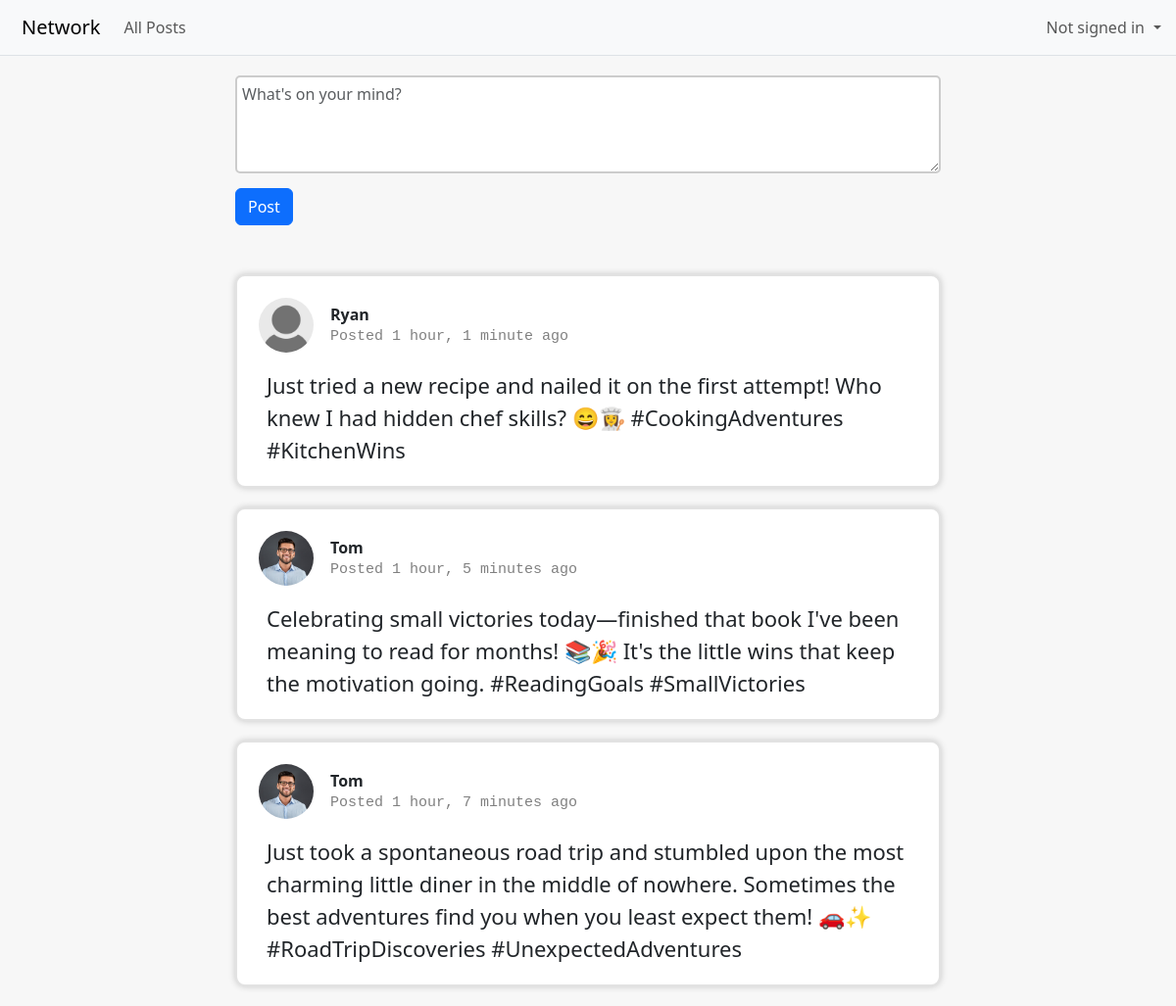
The page / on the database its author committed.
### network/models.py (models this page shows, shortened)
class Post(models.Model):
    user = models.ForeignKey(User, on_delete=models.CASCADE, related_name="posts")
    timestamp = models.DateTimeField(auto_now_add=True)
    body = models.TextField(blank=False)
    likes = models.IntegerField(default=0)

class User(AbstractUser):
    pass

class Profile(models.Model):
    user = models.OneToOneField(User, on_delete=models.CASCADE, related_name="profile")
    name = models.CharField(max_length=200, null=True, blank=True)
    bio = models.TextField(null=True, blank=True)
    picture = models.ImageField(upload_to='profile-pics', default='profile-pics/default.jpg')

### network/views.py (the view)
# urls.py: path("", views.index, name="index"),
def index(request):
    if request.method == "POST":
        posting_user = request.user
        post_body = request.POST.get('post-body')
        post = Post(user=posting_user, body=post_body)
        post.save()
        return render(request, "network/index.html", {
            "posts": Post.objects.all().order_by('-timestamp')
        })
    else:
        return render(request, "network/index.html", {
            "posts": Post.objects.all().order_by('-timestamp')
        })

### network/templates/network/index.html (shortened to what this page needs)
{% extends "network/layout.html" %}
{% block body %}
    <div class="all-content">
        <div style="position: absolute">
            <form class="centered-form" method="POST" action="{% url 'index' %}">
                <div style="padding-bottom: 50px;">
                    <div class="form-group">
                        <textarea class="form-control" id="post-body" name="post-body" placeholder="What's on your mind?" style="margin-top: 20px; height: 100px;"></textarea>
                    </div>
                    <input class="btn btn-primary" type="submit" value="Post" style="left: 0px;">
                </div>
            </form>
            {% for post in posts %}
                <div class="post-container">
                    <div class="post-profile">
                        <img src="{{ MEDIA_URL }}{{ post.user.profile.picture }}" alt="Profile Picture" class="nav-profile-picture" style="width: 60px; height: 60px;">
                        <div class="profile-info">
                            <strong>{{ post.user.username }}</strong>
                            <p id="time-since-post">Posted <span class="time-since-post"" data-created="{{ post.timestamp.isoformat }}"></span></p>
                        </div>
                    </div>
                    <div class="post-body">{{ post.body }}</div>
                </div>
            {% endfor %}
        </div>
    </div>
{% endblock %}

### network/templates/network/layout.html (shortened to what this page needs)
{% load static %}
<!DOCTYPE html>
<html lang="en">
    <head>
        <link href="https://cdn.jsdelivr.net/npm/bootstrap@5.3.2/dist/css/bootstrap.min.css" rel="stylesheet">
        <link href="{% static 'network/styles.css' %}" rel="stylesheet">
    </head>
    <body>
        <nav class="navbar navbar-expand-lg bg-body-tertiary fixed-top border-bottom border-body">
            <div class="container-fluid">
                <a class="navbar-brand" style="padding-left: 10px">Network</a>
                <div class="collapse navbar-collapse" id="navbarNavDropdown">
                    <ul class="navbar-nav">
                        <li class="nav-item">
                            <a class="nav-link" aria-current="page" href="{% url 'index' %}">All Posts</a>
                        </li>
                        <li class="nav-item dropdown" style="position: absolute; right: 15px; margin: 0;">
                            <a class="nav-link dropdown-toggle" role="button" data-bs-toggle="dropdown" aria-expanded="false" style="display: flex; align-items: center; padding: 0px;">
                                {% if user.is_authenticated %}
                                    <img src="{{ MEDIA_URL }}{{ user.profile.picture }}" alt="Profile Picture" class="nav-profile-picture d-inline-block align-text-top">
                                    <span style="padding-right: 5px;">Signed in as <strong>{{ user.username }}</strong></span>
                                {% else %}
                                    <span style="line-height: 40px; display: flex; align-items: center; padding-right: 5px;">Not signed in</span>
                                {% endif %}
                            </a>
                        </li>
                    </ul>
                </div>
            </div>
        </nav>
        <div class="body">
            {% block body %}
            {% endblock %}
        </div>
    </body>
</html>

### network/static/network/styles.css (style rules this page uses)
body { padding-top: 57px; padding-left: 20px; padding-right: 20px; background-color: #f7f7f7; }
.all-content { width: 60vw; margin: 0 auto; position: relative; }
.centered-form { display: flex; flex-direction: column; align-items: center; }
.form-group { width: 60vw; display: flex; flex-direction: column; align-items: flex-start; margin-bottom: 15px; }
.form-control { padding: 5px; border-radius: 5px; border: none; border: solid 1px #ccc; background-color: white; border-width: 2px; }
.nav-profile-picture { margin-top: 0px; margin-right: 15px; width: 40px; height: 40px; border-radius: 50%; overflow: hidden; border: 2px solid white; object-fit: cover; }
.post-container { padding: 20px; margin-bottom: 20px; border: solid 2px rgb(226, 226, 226); border-radius: 10px; background-color: white; box-shadow: 0 0 7px rgba(0, 0, 0, 0.2); }
.post-profile { display: flex; margin-bottom: 15px; }
.profile-info { display: flex; flex-direction: column; justify-content: center; }
#time-since-post { margin: 0px; font-family: 'Courier New', Courier, monospace; color: grey; font-size: 15px; }
.post-body { padding-left: 10px; padding-right: 10px; font-size: 22px; font-weight: 300; }

### rows shown on the page
Post: user.profile.picture (placeholder picture), user.username "Ryan", body "Just tried a new recipe and nailed it on the first attempt! Who knew I had hidden chef skills? 😄👩‍🍳 #CookingAdventures #KitchenWins"
Post: user.profile.picture (picture), user.username "Tom", body "Celebrating small victories today—finished that book I've been meaning to read for months! 📚🎉 It's the little wins that keep the motivation going. #ReadingGoals #SmallVictories"
Post: user.profile.picture (picture), user.username "Tom", body "Just took a spontaneous road trip and stumbled upon the most charming little diner in the middle of nowhere. Sometimes the best adventures find you when you least expect them! 🚗✨ #RoadTripDiscoveries #UnexpectedAdventures"
